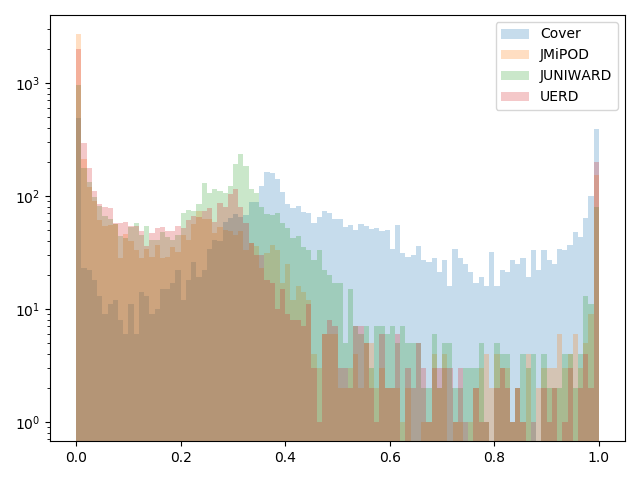
#> input picture class_distribution_in_test_3672_376_456_496.png, 640 x 480 px; its folder holds only this picture in this run
$ python -i mosaic_recovery.py   (imports and definitions only)
#> lines starting #> are read from the running program, lines starting #| are printed output that depends on the picture
import os
from multiprocessing import Pool

import cv2
from pytorch_toolbelt.utils import fs
from sklearn.neighbors._ball_tree import BallTree
from tqdm import tqdm
import pandas as pd
import numpy as np
from sklearn.neighbors import KNeighborsClassifier
from sklearn.neighbors import NearestNeighbors
import pandas as pd
import numpy as np
from sklearn.cluster import KMeans
from scipy.ndimage.morphology import binary_fill_holes
import cv2  # To read and manipulate images
import os  # For filepath, directory handling
import sys  # System-specific parameters and functions
import tqdm  # Use smart progress meter
import seaborn as sns  # For pairplots
import matplotlib.pyplot as plt  # Python 2D plotting library
import matplotlib.cm as cm  # Color map

from sklearn.neighbors import NearestNeighbors

# Collection of methods for data operations. Implemented are functions to read
# images/masks from files and to read basic properties of the train/test data sets.


# [27 lines left out: functions read_image, read_test_data_properties, not called in this run]


def get_domimant_colors(img, top_colors=1):
    """Return dominant image color"""
#> called with top_colors = 1
    img = cv2.imread(img)
#> img is the input picture: shape (480, 640, 3); mean B, G, R 216.9, 223.4, 226.2
    img = cv2.pyrDown(img)
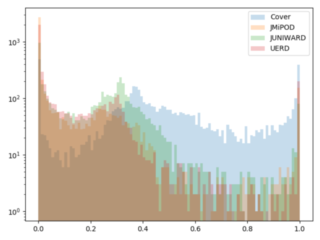
#> img: shape (240, 320, 3); mean B, G, R 216.9, 223.4, 226.2
    img = cv2.cvtColor(img, cv2.COLOR_RGB2HSV)
#> img: shape (240, 320, 3); mean H, S, V 29.9, 24.8, 231.5

    img_l = img.reshape((img.shape[0] * img.shape[1], img.shape[2]))
    clt = KMeans(n_clusters=top_colors)
    clt.fit(img_l)
    # grab the number of different clusters and create a histogram
    # based on the number of pixels assigned to each cluster
    numLabels = np.arange(0, len(np.unique(clt.labels_)) + 1)
    (hist, _) = np.histogram(clt.labels_, bins=numLabels)
    # normalize the histogram, such that it sums to one
    hist = hist.astype("float")
    hist /= hist.sum()
    return clt.cluster_centers_, hist


# [261 lines left out: functions cluster_images_by_hsv, plot_images, combine_images, make_mosaic, main, not called in this run]


# [2 lines not run here, left out]

>>> result = get_domimant_colors('class_distribution_in_test_3672_376_456_496.png')

$ run again, on negatives_mining.png
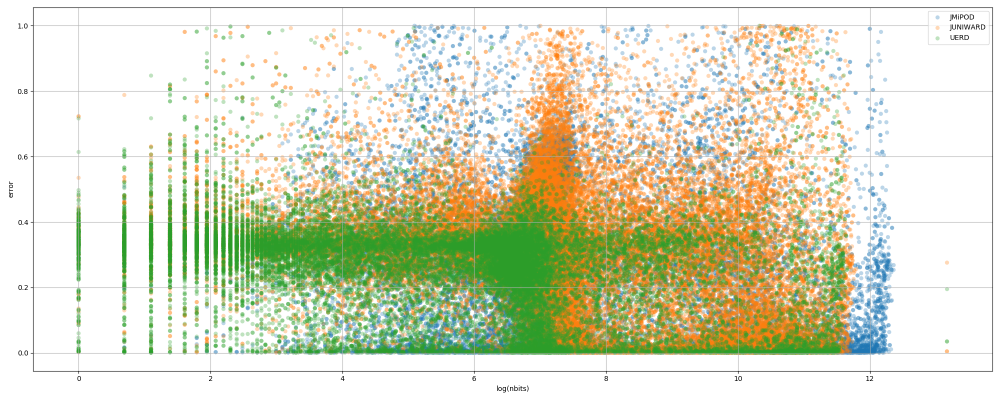
#> input picture negatives_mining.png, 2000 x 800 px (shown at 1/2 size)
#> in get_domimant_colors, img is the input picture: shape (800, 2000, 3); mean B, G, R 196.2, 220.8, 217.9
#> in get_domimant_colors, `img = cv2.pyrDown(img)`:
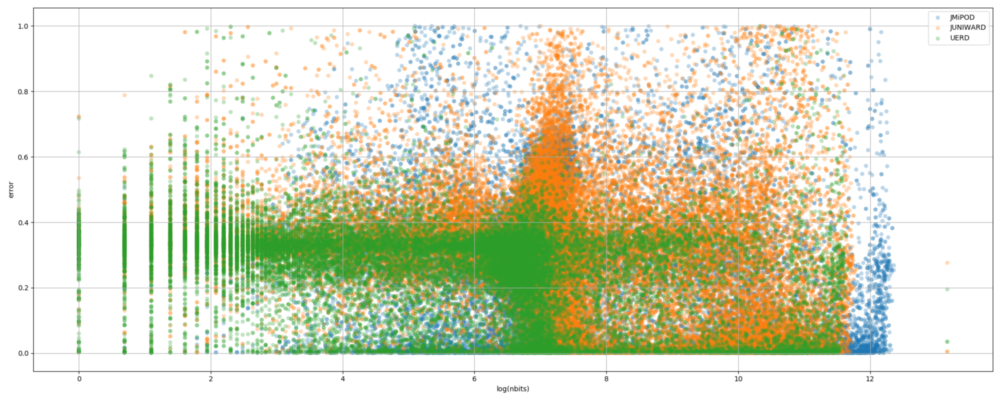
#> img: shape (400, 1000, 3); mean B, G, R 196.3, 220.9, 217.9

$ run again, on wauc_distribution_bagging.png
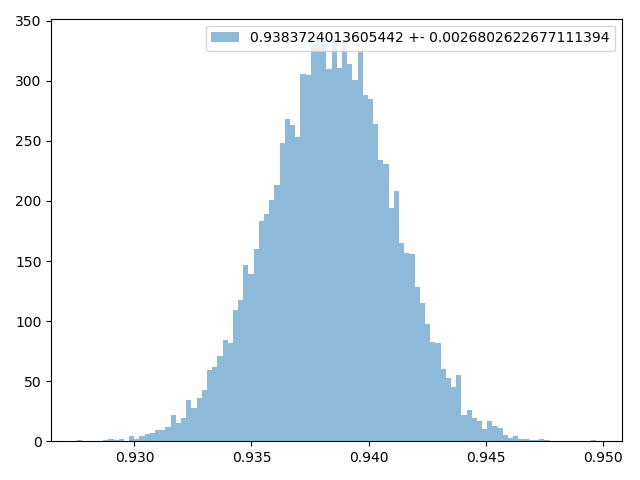
#> input picture wauc_distribution_bagging.png, 640 x 480 px
#> in get_domimant_colors, img is the input picture: shape (480, 640, 3); mean B, G, R 243.4, 237.2, 228.2
#> in get_domimant_colors, `img = cv2.pyrDown(img)`:
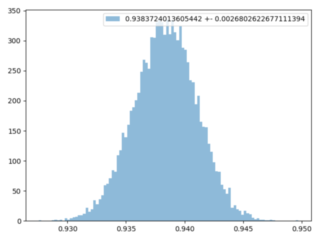
#> img: shape (240, 320, 3); mean B, G, R 243.4, 237.2, 228.2
